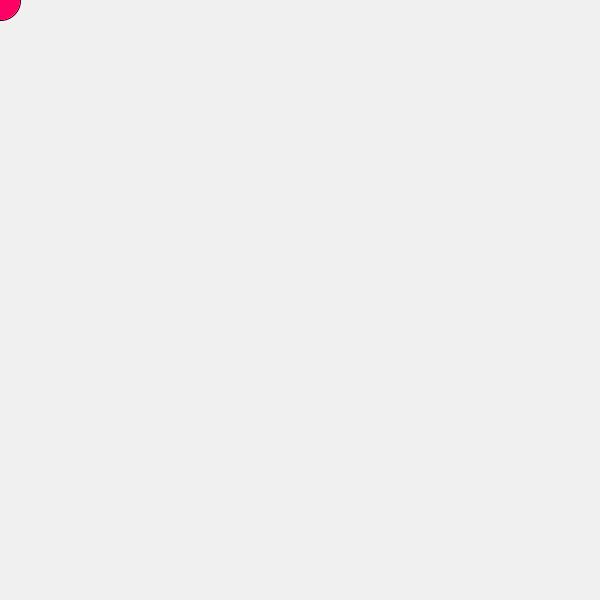
Frame 1 (no input)
Frame 60 (the mouse pressed at the canvas centre just before this capture): identical to frame 1, image omitted
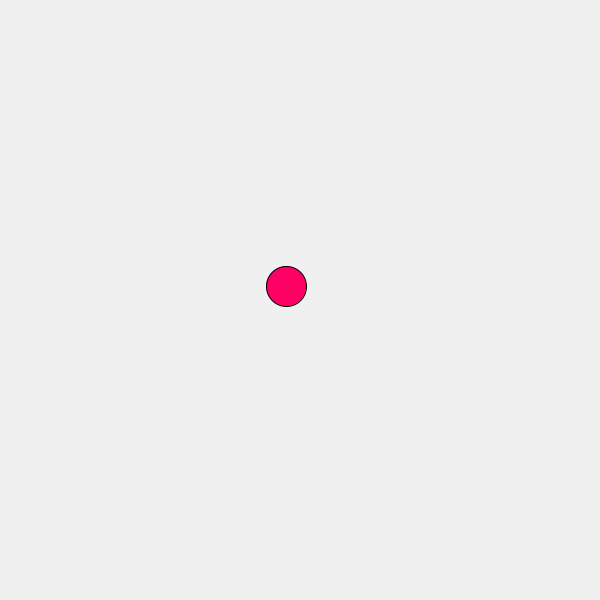
Frame 120 (the mouse held since frame 60 and released just before this capture)

The Processing sketch that drew these frames (run headless with seeded random() and noise(); from frame 60 on, the mouse is pressed at the canvas centre):

// Processing sketch: ejercicio04
// ── ejercicio04.pde
float x = 0;
float y = 0;

void setup() {
  size(600, 600);
}

void draw() {
  background(240);

  // lerp(valorActual, valorObjetivo, porcentajeDeAcercamiento)
  // 0.05 significa que cada frame se mueve un 5% hacia el destino
  x = lerp(x, mouseX, 0.05);
  y = lerp(y, mouseY, 0.05);

  fill(255, 0, 100);
  circle(x, y, 40);
}
